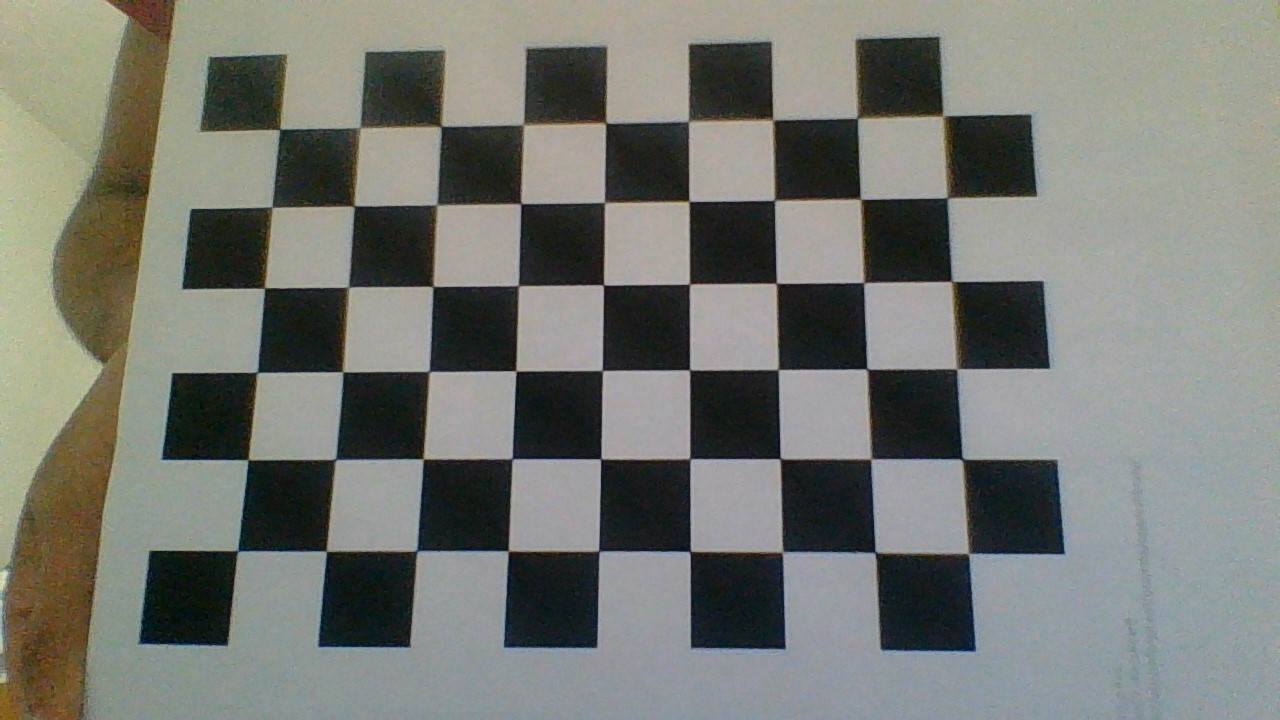
#> input picture calibrate_images/1.jpg, 1280 x 720 px
$ python TrajectoryMetrics.py --video calibrate_images/1.jpg
#> lines starting #> are read from the running program, lines starting #| are printed output that depends on the picture
### calibrate.py
import numpy as np
import cv2
import logging
import os
from typing import Tuple


def calibrate_camera() -> Tuple[np.array, np.array, np.array, np.array]:
    ''' Calibrates camera from given images

    Tries to load an existing camera matrix, distortion coefficients,
    rotation vectors and translation vectors from disk.

    Returns:
        mtx: Camera matrix
        dist: Distortion coefficients
        rvecs: Rotation vector
        tvecs: Translation vector
    '''
    try:
        mtx = np.load('calibrate_images/mtx.npy')
        dist = np.load('calibrate_images/dist.npy')
        rvecs = np.load('calibrate_images/rvecs.npy')
        tvecs = np.load('calibrate_images/tvecs.npy')
    except (OSError, FileNotFoundError) as error:
        # termination criteria
        criteria = (cv2.TERM_CRITERIA_EPS + cv2.TERM_CRITERIA_MAX_ITER, 30, 0.001)

        # prepare object points, like (0,0,0), (1,0,0), (2,0,0) ....,(6,5,0)
        pattern_size = (9, 6)
        objp = np.zeros((np.prod(pattern_size), 3), np.float32)
        # objp[:,:2] = np.mgrid[0:9, 0:6].T.reshape(-1,2)
        objp[:, :2] = np.indices(pattern_size).T.reshape(-1, 2)
        objp *= 20

        # Arrays to store object points and image points from all the images.
        objpoints = []  # 3d point in real world space
        imgpoints = []  # 2d points in image plane.
        count = 0
        images = ["calibrate_images/" + name for name in os.listdir("./calibrate_images/") if name.endswith(".jpg")]
        # logging.info(images)

        for fname in images:
            img = cv2.imread(fname)
#> img is the input picture: shape (720, 1280, 3); mean B, G, R 114.9, 121.2, 119.1
            dsize = (640, 480)
            img = cv2.resize(img, dsize)
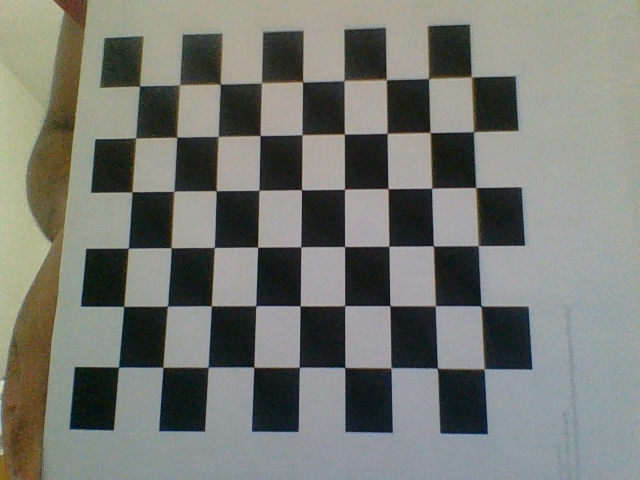
#> img: shape (480, 640, 3); mean B, G, R 114.9, 121.2, 119.1
            gray = cv2.cvtColor(img, cv2.COLOR_BGR2GRAY)
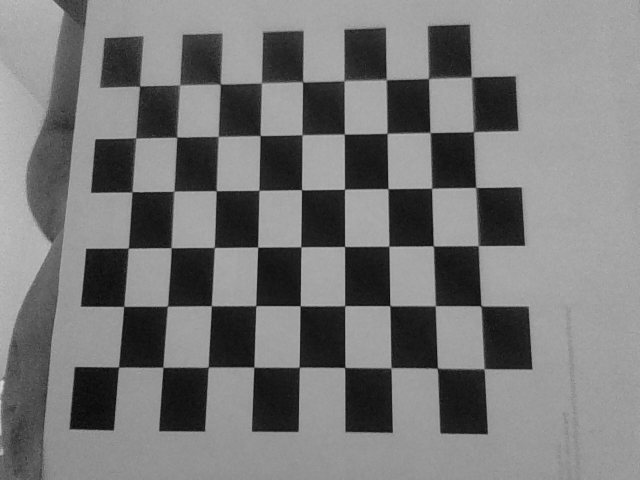
#> gray: shape (480, 640); min 7, max 215, mean 119.8

            # Find the chess board corners
            ret, corners = cv2.findChessboardCorners(gray, pattern_size)
#> ret = True; corners = 54 rows, first 8: [139.7, 86.18], [179.6, 84.93], [220.5, 84.04], [261.4, 83.02], [302.6, 81.74], [344, 80.87], [386.4, 80.03], [428.4, 78.83]

            # If found, add object points, image points (after refining them)
            if ret:
                count += 1
                corners = cv2.cornerSubPix(gray, corners, (5, 5), (-1, -1), criteria)
#> corners = 54 rows, first 8: [139.7, 86.18], [179.7, 84.92], [220.3, 84.1], [261.4, 82.95], [302.5, 81.76], [344, 80.67], [386.2, 79.63], [428.4, 78.56]
                imgpoints.append(corners.reshape(-1, 2))
                objpoints.append(objp)
            else:
                print(f'Couldn\'t find corners for {fname}!')
#> pass 2 of the loop in calibrate_camera, `for fname in images:`:
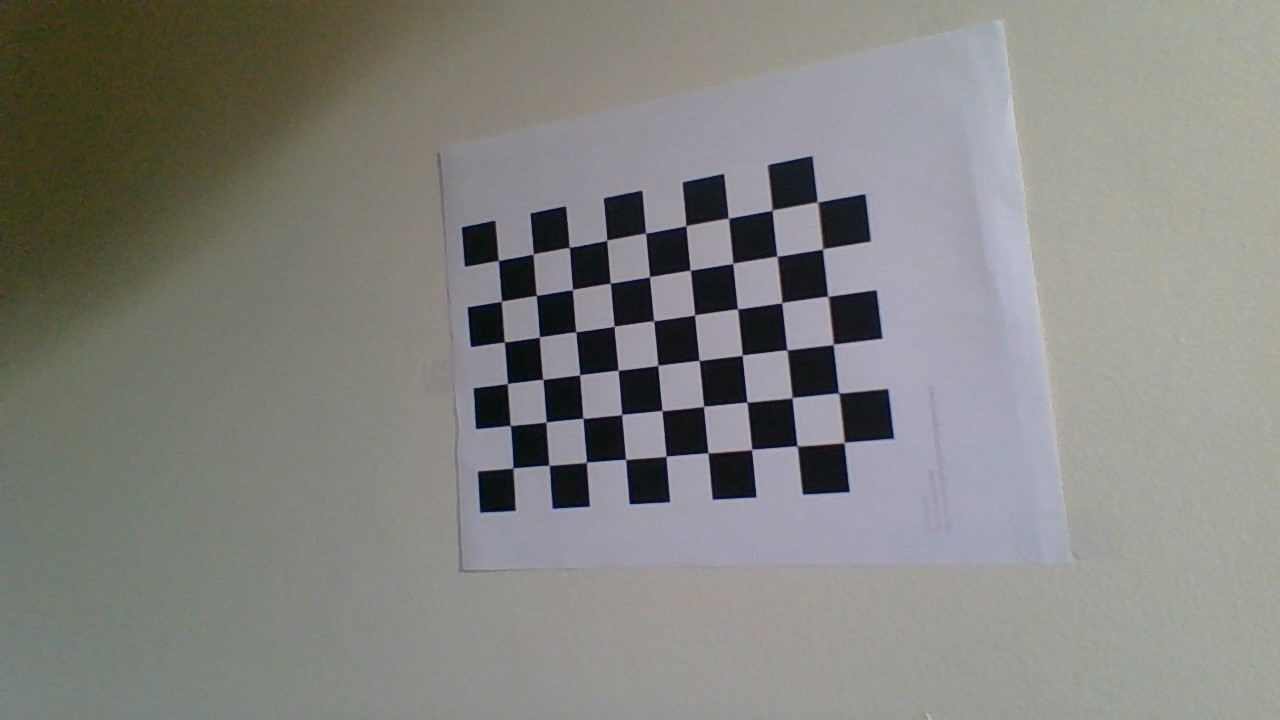
#> input picture calibrate_images/10.jpg, 1280 x 720 px
#> in calibrate_camera, img is the input picture: shape (720, 1280, 3); mean B, G, R 127.5, 131.6, 131.7
#> in calibrate_camera, `img = cv2.resize(img, dsize)`:
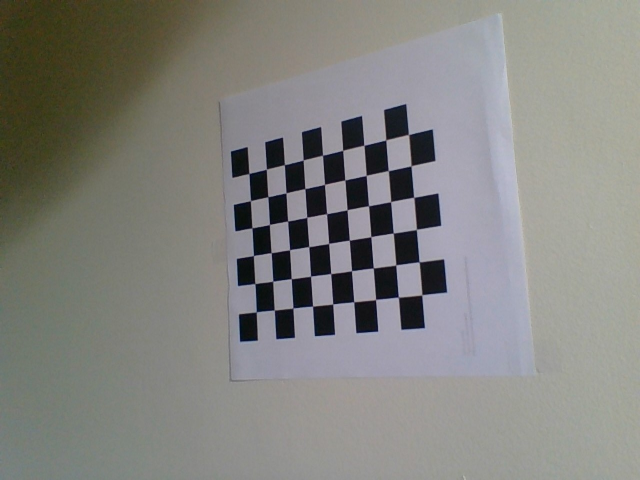
#> img: shape (480, 640, 3); mean B, G, R 127.5, 131.5, 131.6
#> in calibrate_camera, `gray = cv2.cvtColor(img, cv2.COLOR_BGR2GRAY)`:
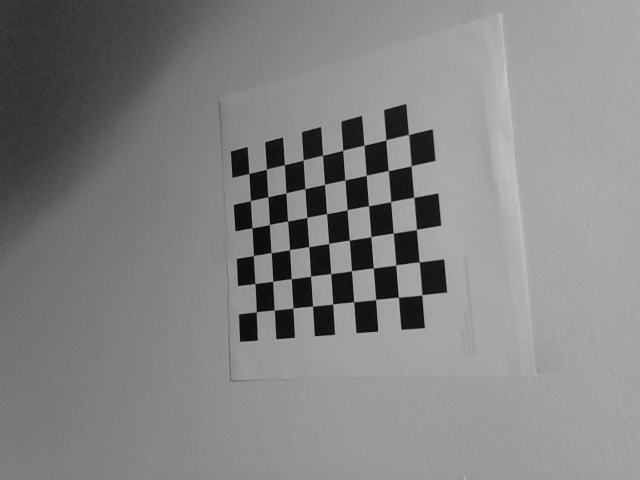
#> gray: shape (480, 640); min 6, max 202, mean 131.1
#> in calibrate_camera, `ret, corners = cv2.findChessboardCorners(gray, pattern_size)`: corners = 54 rows, first 8: [249.1, 173.5], [266.3, 169.4], [284.4, 164.8], [303, 160], [322.5, 155.2], [342.8, 150.3], [363.7, 145.3], [385.8, 139.9]
#> in calibrate_camera, `corners = cv2.cornerSubPix(gray, corners, (5, 5), (-1, -1), criteria)`: corners = 54 rows, first 8: [248.9, 173.5], [266.4, 169.2], [284.4, 164.6], [303.1, 160], [322.5, 155.2], [342.6, 150.3], [363.9, 145.3], [385.8, 139.9]
#> pass 3 of the loop in calibrate_camera, `for fname in images:`:
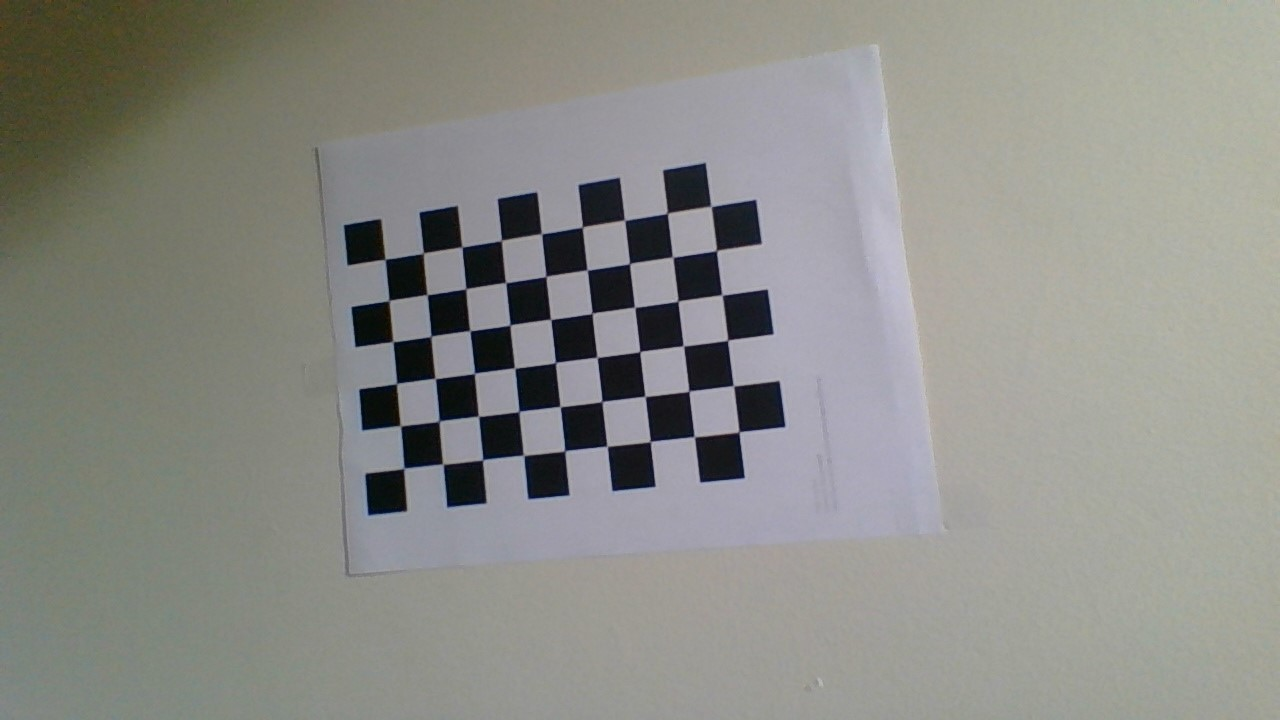
#> input picture calibrate_images/11.jpg, 1280 x 720 px
#> in calibrate_camera, img is the input picture: shape (720, 1280, 3); mean B, G, R 135.4, 140.6, 140.1
#> in calibrate_camera, `img = cv2.resize(img, dsize)`:
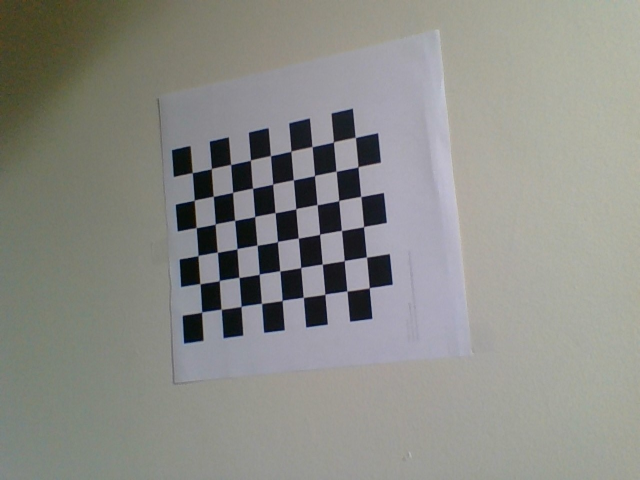
#> img: shape (480, 640, 3); mean B, G, R 135.4, 140.6, 140.1
#> in calibrate_camera, `gray = cv2.cvtColor(img, cv2.COLOR_BGR2GRAY)`:
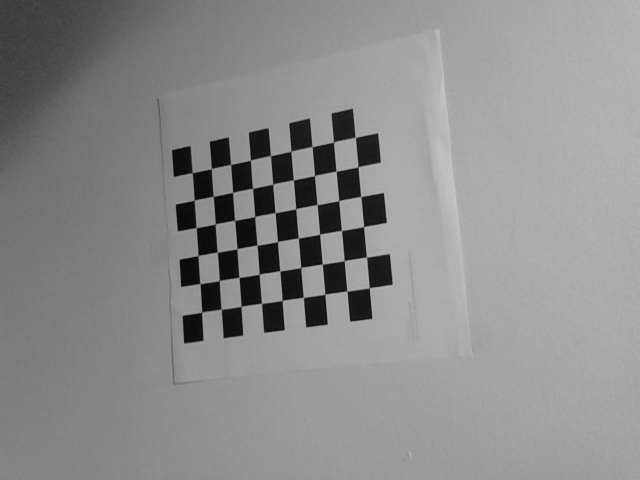
#> gray: shape (480, 640); min 6, max 201, mean 139.9
#> in calibrate_camera, `ret, corners = cv2.findChessboardCorners(gray, pattern_size)`: corners = 54 rows, first 8: [192.1, 172.6], [211.4, 168.7], [230.5, 164.6], [250.6, 160.3], [270.3, 156.1], [291.1, 151.2], [312, 146.7], [333.3, 142.1]
#> in calibrate_camera, `corners = cv2.cornerSubPix(gray, corners, (5, 5), (-1, -1), criteria)`: corners = 54 rows, first 8: [192.3, 172.6], [211.4, 168.6], [230.7, 164.5], [250.5, 160.1], [270.5, 155.6], [290.9, 151.3], [312, 146.6], [333.4, 141.9]
        print(f"Found Chessboard Corners for {count} images")
        ret, mtx, dist, rvecs, tvecs = cv2.calibrateCamera(objpoints, imgpoints, gray.shape[::-1], None, None)
#> ret = 0.205; mtx = [[468.9, 0, 328.6], [0, 622.7, 200], [0, 0, 1]]; dist = [[-0.0217, 0.234, 0.000269, -0.00932, -0.271]]; rvecs = ([-0.202, 0.0699, -0.00223], [-0.105, 0.441, -0.118], [-0.0851, 0.247, -0.13]); tvecs = ([-92.17, -42.05, 231.2], [-77.19, -19.43, 456.1], [-130.3, -19.73, 451.9])
        logging.info(f'''
        ---------------------------
            Camera Matrix:
            {mtx}
            Dist:
            {dist.ravel()}
            Rvecs:
            {rvecs}
            Tvecs:
            {tvecs}
        ---------------------------
        ''')
        np.save('calibrate_images/mtx.npy', mtx)
        np.save('calibrate_images/dist.npy', dist)
        np.save('calibrate_images/rvecs.npy', rvecs)
        np.save('calibrate_images/tvecs.npy', tvecs)

        # [10 lines of commented-out code are left out]
    return mtx, dist, rvecs, tvecs

### TrajectoryPredictor.py
import argparse
import logging
import os

import cv2
import numpy as np
import matplotlib.pyplot as plt
from sklearn.preprocessing import PolynomialFeatures
from sklearn.linear_model import RANSACRegressor
import seaborn as sns

from utils import screenDebug
from calibrate import calibrate_camera
from WebcamStream import WebcamStream
from BallClassifier import BallClassifier
from VideoFileStream import VideoFileStream

sns.set_style("whitegrid", {'axes.grid': False})
fig = plt.figure()
ax = fig.add_subplot(111, projection='3d')
fig2, (ax1, ax2, ax3) = plt.subplots(1, 3)
ax.elev = -69
ax.azim = 90


class TrajectoryPredictor:
    '''Predicts the trajectory of a ball identified by the BallClassifier

    Predicts the trajectory ball using RANSAC and Polynomial Regression.
    Uses Linear Regression for the x and z components and Quadratic Regression
    for the y component.

    All attributes are ndarrays unless otherwise noted.

    Attributes:
        self.pos_history: The record of position measurements.
        self.position: The current position of the drone.
        self.position: The current rotation vector of the drone.

        self.a: The world acceleration. Note that the trajectory predictor uses
                x as left-right, y as up-down, and z as depth. This is why the y-value is -9.8
        self.camera_matrix: The camera matrix acquired from calibration images.
        self.dist: The matrix of distortion coefficients from calibration images.
        self.BC: The BallClassifier object used to identify where the ball is in the image.
        self.vs: The VideoCapture object to be analyzed
    '''

    def __init__(self, args):
        '''Creates a TrajectoryPredictor Object

        Args:
            args: A dict of config information
        '''
        self.position = np.array([0, 0, 0], dtype=np.float32)
        self.pos_history = np.array([])
        # Assume acceleration is uniform and is Earth's gravitational constant
        # (We're on Earth friends... or are we?)
        self.a = np.array([0, -9.8, 0], dtype=np.float32)
        self.camera_matrix, self.dist, self.rvec, self.tvec = calibrate_camera()
#> self.camera_matrix = [[468.9, 0, 328.6], [0, 622.7, 200], [0, 0, 1]]; self.dist = [[-0.0217, 0.234, 0.000269, -0.00932, -0.271]]; self.rvec has the same summary as rvecs in calibrate_camera; self.tvec has the same summary as tvecs in calibrate_camera
        self.debug = args.get("debug", False)

        self.min_samples = 2
        self.Xr = RANSACRegressor(min_samples=self.min_samples)
        self.Yr = PolynomialFeatures()
        self.YrR = RANSACRegressor(min_samples=self.min_samples)
        self.Zr = RANSACRegressor(min_samples=self.min_samples)

        self.BC = BallClassifier(args)
        if "video" in args:
            if isinstance(args["video"], str) and os.path.exists(args["video"]):
                self.vs = VideoFileStream(args)
            else:
                self.vs = WebcamStream(args.get("video", 0))
            self.vs.open_video_stream()
        self.camera_matrix, roi = cv2.getOptimalNewCameraMatrix(
            self.camera_matrix, self.dist, (640, 360), 1, (640, 360))
        self.out = cv2.VideoWriter('predicted_path.avi', cv2.VideoWriter_fourcc(*'MJPG'), 10, (640, 480))

    # [187 lines left out: functions find_dist, find_ball_global_position, predict_path, find_interception_point, draw_points_to_frame, main and 1 more, not called in this run]


# [6 lines that do not run on import are left out]

### BallClassifier.py
import numpy as np
import cv2
from collections import deque
import argparse
import os
import logging
from typing import Tuple
from collections.abc import Sequence

from WebcamStream import WebcamStream
from VideoFileStream import VideoFileStream
from utils import screenDebug
from calibrate import calibrate_camera
# [19 lines of commented-out code are left out]
balllow = np.array([14, 95, 149])
ballhigh = np.array([30, 255, 255])


class BallClassifier:
    '''Classifies balls from a video stream

    Classifies the ball using a colour mask and hough transform

    Attributes:
        self.vs: The video stream
        self.imgiter: An optional iter for images
        self.record: An optional record of estimated position and radius
        self.debug: Debug flag
    '''

    def __init__(self, args=None, imgiter=None):
        '''Makes a BallClassifier object

        Args:
            args: A dict of config values
            imgiter: An image iterator for testing images

        Returns:
            A BallClassifier object
        '''
        self.vs = None
        self.record: list = []
        self.imgiter = None
        self.debug: bool = args.get("debug", False)

        if imgiter is not None:
            self.imgiter = imgiter
            self.counter = 1
        else:
            if "video" in args:
                if isinstance(args["video"], str) and os.path.exists(
                        args["video"]):
                    self.vs = VideoFileStream(args)
                else:
                    self.vs = WebcamStream(args.get("video", 0))
            self.vs.open_video_stream()

    # [161 lines left out: functions get_hough_frame, hough, colour_mask, find_center_and_radius, main, configure_args, not called in this run]


# [5 lines that do not run on import are left out]

### VideoFileStream.py
import cv2
import numpy as np
import argparse
from VideoInterface import VideoInterface
from calibrate import calibrate_camera
from os import path
import skvideo.io
from time import sleep


class VideoFileStream(VideoInterface):
    '''Gets a stream from a video file and lets other classes grab information
    about the stream.

    Attributes:
        path: A string indicating the video file path
    '''

    def __init__(self, args):
        '''Inits VideoFileStream with the video file'''
        video_file = args.get("video")
        if not path.exists(video_file):
            raise FileNotFoundError(f"{video_file} doesn't exist")

#> (the run stopped early here; a loop or call above may not have finished)
